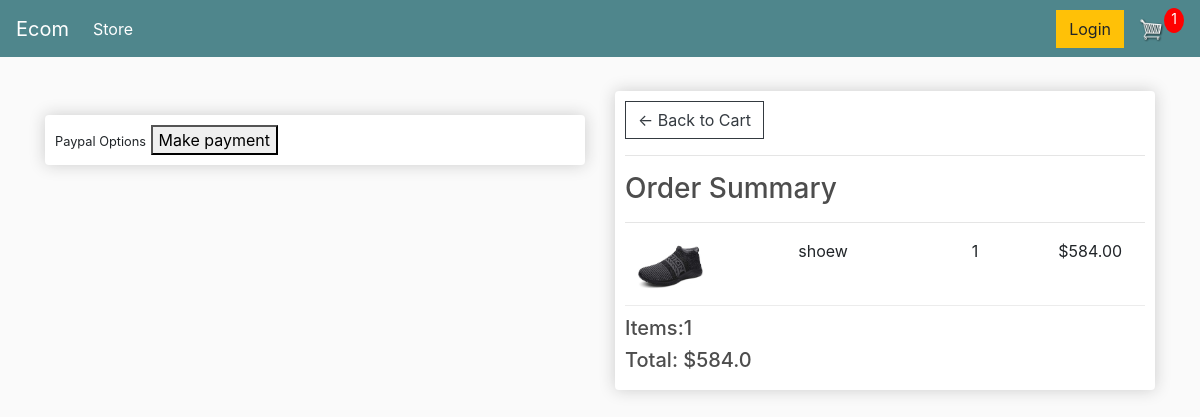
Screenshot of /checkout/ (signed in) with the database file from the repository.
### store/models.py (models this page shows, shortened)
class OrderItem(models.Model):
   product=models.ForeignKey(Product,on_delete=models.SET_NULL, null=True)
   order = models.ForeignKey(Order, on_delete=models.SET_NULL, null=True)
   quantity=models.IntegerField(default=0, null=True, blank=True)
   date_added=models.DateTimeField(auto_now_add=True)
   @property
   def get_total(self):
       total=self.product.price * self.quantity
       return total

class Product(models.Model):
    name=models.CharField(max_length=200)
    price=models.FloatField()
    digital=models.BooleanField(default=False,null=True,blank=True)
    image=models.ImageField(null=True,blank=True)
    @property
    def imageUrl(self):
        try:
            url=self.image.url
        except:
            url=''
        return url

class Order(models.Model):
        customer12 = models.ForeignKey(Customer, on_delete=models.SET_NULL, null=True, blank=True)
        date_ordered = models.DateTimeField(auto_now_add=True)
        complete = models.BooleanField(default=False)
        transaction_id = models.CharField(max_length=100, null=True)
        @property
        def get_cart_items(self):
            orderitems=self.orderitem_set.all()
            total=sum([items.quantity for items in orderitems])
            return total
        @property
        def get_cart_total(self):
            orderitems=self.orderitem_set.all()
            total=sum([items.get_total for items in orderitems])
            return total
        @property
        def shippingss(self):
            shipping = False
            orderitems = self.orderitem_set.all()
            for i in orderitems:
                if i.product.digital == False:
                    shipping = True
            return shipping

### store/views.py (the view)
# urls.py: path('checkout/',views.checkout,name="checkout"),
def checkout(request):
       if request.user.is_authenticated:
            customer = request.user.customer#to get  customer name..
            order, created = Order.objects.get_or_create(customer12=customer, complete=False)
            items = order.orderitem_set.all()
            print(items)
            cart_items=order.get_cart_items
       else:
            items = []
            order={'get_cart_items':0,'get_cart_total':0}
            cart_items=order['get_cart_items']
       context = {'items':items,'order':order,'cart_items':cart_items}
       return render(request,'store/checkout.html',context)

### store/templates/store/checkout.html (shortened to what this page needs)
{% extends 'store/main.html' %}
{% load static %}
{% block content %}
<div class="row">
    <div class="col-lg-6">
        <br>
        <div class="box-element hidden" id="payment-info">
            <small>Paypal Options</small>
            <button id="make-payment">Make payment</button>
        </div>
    </div>
    <div class="col-lg-6">
        <div class="box-element">
            <a class="btn btn-outline-dark" href="{% url 'cart' %}">&#x2190; Back to Cart</a>
            <hr>
            <h3>Order Summary</h3>
            <hr>
            {% for item in items %}
            <div class="cart-row">
                <div style="flex:2"><img class="row-image" src="{{item.product.imageUrl}}"></div>
                <div style="flex:2">
                    <p>{{item.product.name}}</p>
                </div>
                <div style="flex:1">
                    <p>{{item.quantity}}</p>
                </div>
                <div style="flex:1">
                    <p>${{item.product.price|floatformat:2}}</p>
                </div>
            </div>
            {% endfor %}
            <h5>Items:{{order.get_cart_items}} </h5>
            <h5>Total: ${{order.get_cart_total}}</h5>
        </div>
    </div>
</div>
{% endblock content %}

### static/css/main.css (style rules this page uses)
body { background-color: hsl(0, 0%, 98%); }
h1,h2,h3,h4,h5,h6 { color:hsl(0, 0%, 30%); }
.box-element { box-shadow:hsl(0, 0%, 80%) 0 0 16px; background-color: #fff; border-radius: 4px; padding: 10px; }
.col-lg-4, .col-lg-6, .col-lg-8, .col-lg-12 { margin-top: 10px; }
.btn { border-radius: 0; }
.row-image { width: 100px; }
.cart-row { display: flex; align-items: flex-stretch; padding-bottom: 10px; margin-bottom: 10px; border-bottom: 1px solid #ececec; }

### rows the page displays
OrderItem: product.imageUrl (picture), product.name "shoew", quantity "1", product.price "584.00"
Order: get_cart_items "1", get_cart_total "584.0"

### other values shown
{{ cart_items }} "1"
